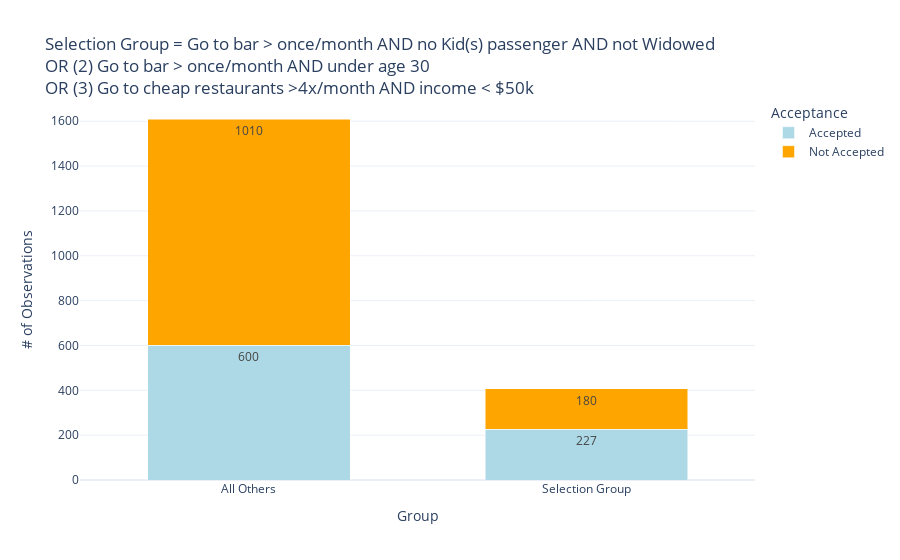

Notebook code cell kept with this figure:
### Code cell
# Define groupings
barmorethanonce = ['4~8', 'gt8']
under30years = ['below21', '21-25', '26-30']
lowcostrestaurantgreaterthan4 = ['4~8', 'gt8']
incomebrackets = [
    'less than $12500',
    '$12500 - $24999',
    '$25000 - $37499',
    '$37500 - $49999'
]

group1 = bardata[
    (
        (bardata['Bar'].isin(barmorethanonce)) &
        (bardata['passenger'] != 'Kid(s)') &
        (bardata['maritalStatus'] != 'Widowed')
    )
    |
    (
        (bardata['Bar'].isin(barmorethanonce)) &
        (bardata['age'].isin(under30years))
    )
    |
    (
        (bardata['RestaurantLessThan20'].isin(lowcostrestaurantgreaterthan4)) &
        (bardata['income'].isin(incomebrackets))
    )
]

# Group 2: All others
group2 = bardata[~bardata.index.isin(group1.index)]

group1 = group1.copy()
group1['Group'] = 'Selection Group'

group2 = group2.copy()
group2['Group'] = 'All Others'

combined = pd.concat([group1, group2], axis=0)
combined['Acceptance'] = combined['Y'].map({1: 'Accepted', 0: 'Not Accepted'})


plot_df = combined.groupby(['Group', 'Acceptance']).size().reset_index(name='Count')

fig = px.bar(
    plot_df,
    x='Group',
    y='Count',
    color='Acceptance',
    text='Count',
    barmode='stack',
    color_discrete_sequence=['lightblue', 'orange'],
    title=(
        "Selection Group = Go to bar > once/month AND no Kid(s) passenger AND not Widowed<br>"
        "OR (2) Go to bar > once/month AND under age 30<br>"
        "OR (3) Go to cheap restaurants >4x/month AND income < $50k<br>"
    )
)

fig.update_traces(textposition='inside')
fig.update_layout(
    yaxis_title='# of Observations',
    bargap=0.4,
    template='plotly_white'
)

fig.show()

### Figure 1 — Plotly figure (JSON) as saved in the notebook; plotly's stock layout.template omitted (floating-point values rounded to 4 significant figures)
{"data": [{"alignmentgroup": "True", "hovertemplate": "Acceptance=Accepted<br>Group=%{x}<br>Count=%{text}<extra></extra>", "legendgroup": "Accepted", "marker": {"color": "lightblue", "pattern": {"shape": ""}}, "name": "Accepted", "offsetgroup": "Accepted", "orientation": "v", "showlegend": true, "text": [600, 227], "textposition": "inside", "type": "bar", "x": ["All Others", "Selection Group"], "xaxis": "x", "y": [600, 227], "yaxis": "y"}, {"alignmentgroup": "True", "hovertemplate": "Acceptance=Not Accepted<br>Group=%{x}<br>Count=%{text}<extra></extra>", "legendgroup": "Not Accepted", "marker": {"color": "orange", "pattern": {"shape": ""}}, "name": "Not Accepted", "offsetgroup": "Not Accepted", "orientation": "v", "showlegend": true, "text": [1010, 180], "textposition": "inside", "type": "bar", "x": ["All Others", "Selection Group"], "xaxis": "x", "y": [1010, 180], "yaxis": "y"}], "layout": {"bargap": 0.4, "barmode": "stack", "legend": {"title": {"text": "Acceptance"}, "tracegroupgap": 0}, "title": {"text": "Selection Group = Go to bar > once/month AND no Kid(s) passenger AND not Widowed<br>OR (2) Go to bar > once/month AND under age 30<br>OR (3) Go to cheap restaurants >4x/month AND income < $50k<br>"}, "xaxis": {"anchor": "y", "domain": [0, 1], "title": {"text": "Group"}}, "yaxis": {"anchor": "x", "domain": [0, 1], "title": {"text": "# of Observations"}}}}
